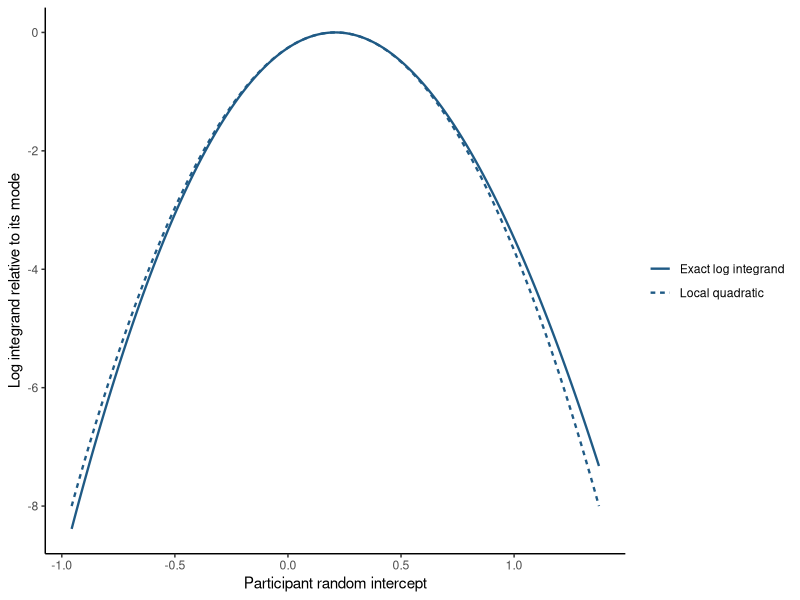

Reproduce this figure in R.
## ---- chunk 1
#| label: supertelicity-laplace
library(lme4)
library(ggplot2)

supertelicity <- read.csv("data/supertelicity/supertelicity-cloze.csv")
supertelicity$participant_id <- factor(supertelicity$participant_id)
supertelicity$verb_type <- factor(
  supertelicity$verb_type,
  levels = c("manner", "result")
)
supertelicity$contentfulness <- factor(
  supertelicity$contentfulness,
  levels = c("contentful", "bleached", "templatic")
)
contrasts(supertelicity$verb_type) <- contr.sum(2)
contrasts(supertelicity$contentfulness) <- contr.sum(3)

fit <- glmer(
  prep_in ~ verb_type * contentfulness +
    (1 | participant_id),
  data = supertelicity,
  family = binomial(link = "logit"),
  nAGQ = 1L,
  control = glmerControl(optimizer = "bobyqa")
)

participant_sizes <- sort(table(supertelicity$participant_id))
selected_participant <- names(participant_sizes)[
  ceiling(length(participant_sizes) / 2)
]
participant_data <- supertelicity[
  supertelicity$participant_id == selected_participant,
]

fixed_matrix <- model.matrix(
  delete.response(terms(fit, fixed.only = TRUE)),
  participant_data
)
fixed_location <- drop(fixed_matrix %*% fixef(fit))
participant_sd <- attr(
  VarCorr(fit)$participant_id,
  "stddev"
)[[1L]]

log1pexp <- function(x) {
  pmax(x, 0) + log1p(exp(-abs(x)))
}

log_integrand <- function(b) {
  bernoulli_part <- sum(
    participant_data$prep_in * (fixed_location + b) -
      log1pexp(fixed_location + b)
  )
  normal_part <- dnorm(
    b,
    sd = participant_sd,
    log = TRUE
  )
  bernoulli_part + normal_part
}

mode_result <- optimize(
  function(b) -log_integrand(b),
  interval = c(-6 * participant_sd, 6 * participant_sd)
)
conditional_mode <- mode_result$minimum
mode_probability <- plogis(fixed_location + conditional_mode)
curvature <- sum(mode_probability * (1 - mode_probability)) +
  1 / participant_sd^2
## ---- chunk 2
#| label: supertelicity-laplace-summary
log_height <- log_integrand(conditional_mode)

centered_integral <- integrate(
  function(b) {
    vapply(
      b,
      function(value) {
        exp(log_integrand(value) - log_height)
      },
      numeric(1)
    )
  },
  lower = -Inf,
  upper = Inf,
  rel.tol = 1e-11
)$value

exact_log_integral <- log(centered_integral) + log_height
laplace_log_integral <- log_height +
  0.5 * log(2 * pi) -
  0.5 * log(curvature)

laplace_summary <- data.frame(
  participant_id = selected_participant,
  trials = nrow(participant_data),
  conditional_mode = conditional_mode,
  negative_second_derivative = curvature,
  exact_log_integral = exact_log_integral,
  laplace_log_integral = laplace_log_integral,
  laplace_minus_exact = laplace_log_integral - exact_log_integral
)
laplace_summary
## ---- chunk 3
#| label: plot-laplace
intercept_grid <- data.frame(
  participant_intercept = seq(
    conditional_mode - 4 / sqrt(curvature),
    conditional_mode + 4 / sqrt(curvature),
    length.out = 240L
  )
)
intercept_grid$exact <- vapply(
  intercept_grid$participant_intercept,
  log_integrand,
  numeric(1)
) - log_height
intercept_grid$quadratic <- -0.5 * curvature *
  (intercept_grid$participant_intercept - conditional_mode)^2

plot_data <- rbind(
  data.frame(
    participant_intercept = intercept_grid$participant_intercept,
    relative_log_integrand = intercept_grid$exact,
    curve = "Exact log integrand"
  ),
  data.frame(
    participant_intercept = intercept_grid$participant_intercept,
    relative_log_integrand = intercept_grid$quadratic,
    curve = "Local quadratic"
  )
)

ggplot(
  plot_data,
  aes(
    x = participant_intercept,
    y = relative_log_integrand,
    linetype = curve
  )
) +
  geom_line(color = "#1F5A85", linewidth = 0.8) +
  labs(
    x = "Participant random intercept",
    y = "Log integrand relative to its mode",
    linetype = NULL
  ) +
  theme_classic()
